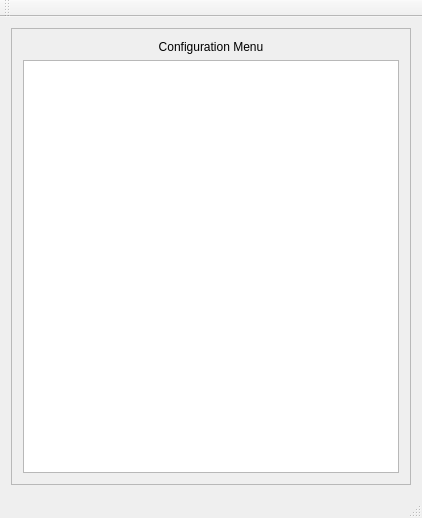
<?xml version="1.0" encoding="UTF-8"?>
<ui version="4.0">
 <class>MainWindow</class>
 <widget class="QMainWindow" name="MainWindow">
  <property name="geometry">
   <rect>
    <x>0</x>
    <y>0</y>
    <width>422</width>
    <height>518</height>
   </rect>
  </property>
  <property name="windowTitle">
   <string>MainWindow</string>
  </property>
  <widget class="QWidget" name="centralWidget">
   <layout class="QHBoxLayout" name="horizontalLayout">
    <item>
     <widget class="QFrame" name="frame">
      <property name="frameShape">
       <enum>QFrame::StyledPanel</enum>
      </property>
      <property name="frameShadow">
       <enum>QFrame::Raised</enum>
      </property>
      <layout class="QVBoxLayout" name="verticalLayout">
       <item>
        <widget class="QLabel" name="lblHead">
         <property name="text">
          <string>Configuration Menu</string>
         </property>
         <property name="alignment">
          <set>Qt::AlignCenter</set>
         </property>
        </widget>
       </item>
       <item>
        <widget class="QListWidget" name="lstMenu"/>
       </item>
      </layout>
     </widget>
    </item>
   </layout>
  </widget>
  <widget class="QMenuBar" name="menuBar">
   <property name="geometry">
    <rect>
     <x>0</x>
     <y>0</y>
     <width>422</width>
     <height>25</height>
    </rect>
   </property>
  </widget>
  <widget class="QToolBar" name="mainToolBar">
   <attribute name="toolBarArea">
    <enum>TopToolBarArea</enum>
   </attribute>
   <attribute name="toolBarBreak">
    <bool>false</bool>
   </attribute>
  </widget>
  <widget class="QStatusBar" name="statusBar"/>
 </widget>
 <layoutdefault spacing="6" margin="11"/>
 <resources/>
 <connections/>
</ui>
